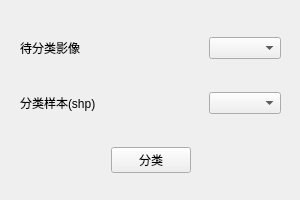
<?xml version="1.0" encoding="UTF-8"?>
<ui version="4.0">
 <class>classify</class>
 <widget class="QWidget" name="classify">
  <property name="geometry">
   <rect>
    <x>0</x>
    <y>0</y>
    <width>300</width>
    <height>200</height>
   </rect>
  </property>
  <property name="minimumSize">
   <size>
    <width>300</width>
    <height>200</height>
   </size>
  </property>
  <property name="maximumSize">
   <size>
    <width>300</width>
    <height>200</height>
   </size>
  </property>
  <property name="windowTitle">
   <string>分类</string>
  </property>
  <widget class="QWidget" name="verticalLayoutWidget">
   <property name="geometry">
    <rect>
     <x>20</x>
     <y>10</y>
     <width>261</width>
     <height>191</height>
    </rect>
   </property>
   <layout class="QVBoxLayout" name="verticalLayout">
    <item>
     <layout class="QHBoxLayout" name="horizontalLayout">
      <item>
       <widget class="QLabel" name="label">
        <property name="text">
         <string>待分类影像</string>
        </property>
       </widget>
      </item>
      <item>
       <spacer name="horizontalSpacer">
        <property name="orientation">
         <enum>Qt::Horizontal</enum>
        </property>
        <property name="sizeHint" stdset="0">
         <size>
          <width>40</width>
          <height>20</height>
         </size>
        </property>
       </spacer>
      </item>
      <item>
       <widget class="QComboBox" name="comboBox"/>
      </item>
     </layout>
    </item>
    <item>
     <layout class="QHBoxLayout" name="horizontalLayout_2">
      <item>
       <widget class="QLabel" name="label_2">
        <property name="text">
         <string>分类样本(shp)</string>
        </property>
       </widget>
      </item>
      <item>
       <spacer name="horizontalSpacer_3">
        <property name="orientation">
         <enum>Qt::Horizontal</enum>
        </property>
        <property name="sizeHint" stdset="0">
         <size>
          <width>40</width>
          <height>20</height>
         </size>
        </property>
       </spacer>
      </item>
      <item>
       <widget class="QComboBox" name="comboBox_2"/>
      </item>
     </layout>
    </item>
    <item>
     <layout class="QHBoxLayout" name="horizontalLayout_6">
      <item>
       <spacer name="horizontalSpacer_5">
        <property name="orientation">
         <enum>Qt::Horizontal</enum>
        </property>
        <property name="sizeHint" stdset="0">
         <size>
          <width>40</width>
          <height>20</height>
         </size>
        </property>
       </spacer>
      </item>
      <item>
       <widget class="QPushButton" name="pushButton">
        <property name="text">
         <string>分类</string>
        </property>
       </widget>
      </item>
      <item>
       <spacer name="horizontalSpacer_6">
        <property name="orientation">
         <enum>Qt::Horizontal</enum>
        </property>
        <property name="sizeHint" stdset="0">
         <size>
          <width>40</width>
          <height>20</height>
         </size>
        </property>
       </spacer>
      </item>
     </layout>
    </item>
   </layout>
  </widget>
 </widget>
 <resources/>
 <connections/>
</ui>
